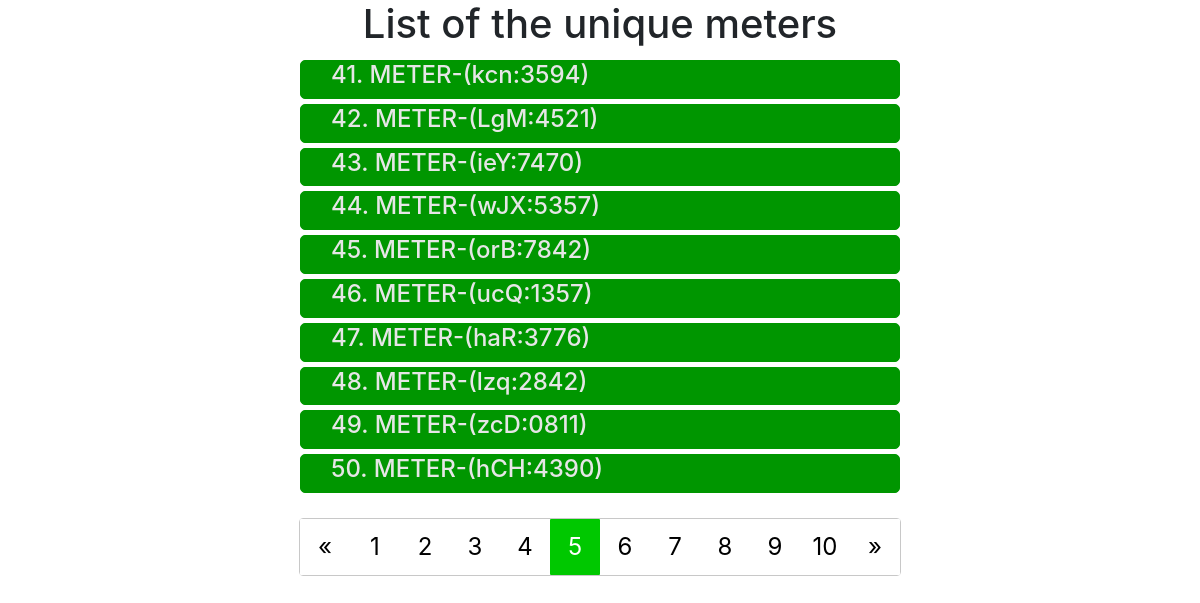
Screenshot of /meters?page=5 with the database file from the repository.
### database.py (models this page shows, shortened)
class Meter(db.Model):
    __tablename__ = "meters"
    id = db.Column(db.Integer, primary_key=True)
    label = db.Column(db.String)
    def __repr__(self):
        return f"{self.id} - {self.label}"

### api/meter.py (the view)
@meter_routes.route("/meters", methods=["GET"])
def get_meters_list():
    page = request.args.get("page", default=1, type=int)
    per_page = request.args.get("per_page", default=10, type=int)
    query = Meter.query.paginate(page=page, per_page=per_page)
    meters = query.items
    print(meters)
    return render_template(
        "meter.html",
        title="Coding Challenge 1",
        meters=meters,
        page=page,
        pages=query.pages,
        next_num=query.next_num,
        prev_num=query.prev_num,
        has_prev=query.has_prev,
        has_next=query.has_next,
    )

### templates/meter.html
{% extends 'base.html' %}
{% block content %}
<div class="heading">
    <h1 class="center">List of the unique meters</h1>
</div>
<div class="display-box">
    {% for meter in meters %}
    <div class="card">
        <a href='/meters/{{ meter["id"] }}' target="_blank">
            <h2>{{ meter["id"] }}. {{ meter["label"] }}</h2>
        </a>
    </div>
    {% endfor %}
</div>
<div class="buttons-align">
    <div class="pagination">
        {% if has_prev %}
        <a href="/meters?page={{prev_num}}"> &laquo; </a>
        {% else %}
        <a href="" disabled> &laquo; </a>
        {% endif %}
        {% for num in range(1, pages + 1) %}
        {% if num == page %}
        <a href="/meters?page={{num}}" class="active">{{num}}</a>
        {% else %}
        <a href="/meters?page={{num}}">{{num}}</a>
        {% endif %}
        {% endfor %}
        {% if has_next %}
        <a href="/meters?page={{next_num}}"> &raquo; </a>
        {% else %}
        <a href="" disabled> &raquo; </a>
        {% endif %}
    </div>
</div>
{% endblock %}

### static/style.css (style rules this page uses)
:root { --big_font: 24px; --small_font: 16px; --dark_green: rgb(0, 150, 0); --light_green: rgb(0, 200, 0); --box-size: 50px; }
a { text-decoration: none !important; }
.center { text-align: center; }
.display-box { margin-top: 1%; }
h2 { font-size: var(--big_font); color: rgb(230, 230, 230); }
.card { background: var(--dark_green); margin: 5px auto; border: 1px var(--dark_green) solid; padding-left: 30px; width: 40%; min-width: 600px; border-radius: 5px; }
.buttons-align { display: flex; justify-content: center; }
.pagination { margin: 20px auto; border: 1px rgb(200, 200, 200) solid; display: flex; justify-content: center; }
.pagination a { border-radius: 1px; background: white; width: auto; min-width: var(--box-size); height: auto; text-align: center; font-size: var(--big_font); color: black; padding: 10px 10px; margin: auto auto; }
.pagination a.active { border-radius: 1px; background: var(--light_green); width: auto; min-width: var(--box-size); height: auto; text-align: center; font-size: var(--big_font); color: white; padding: auto 10px; margin: auto auto; }

### rows the page displays
Meter: id "41", label "METER-(kcn:3594)"
Meter: id "42", label "METER-(LgM:4521)"
Meter: id "43", label "METER-(ieY:7470)"
Meter: id "44", label "METER-(wJX:5357)"
Meter: id "45", label "METER-(orB:7842)"
Meter: id "46", label "METER-(ucQ:1357)"
Meter: id "47", label "METER-(haR:3776)"
Meter: id "48", label "METER-(lzq:2842)"
Meter: id "49", label "METER-(zcD:0811)"
Meter: id "50", label "METER-(hCH:4390)"

### other values shown
{{ num }} "1" "2" "3" "4" "6" "7" "8" "9" "10"
{{ num }} "5"
